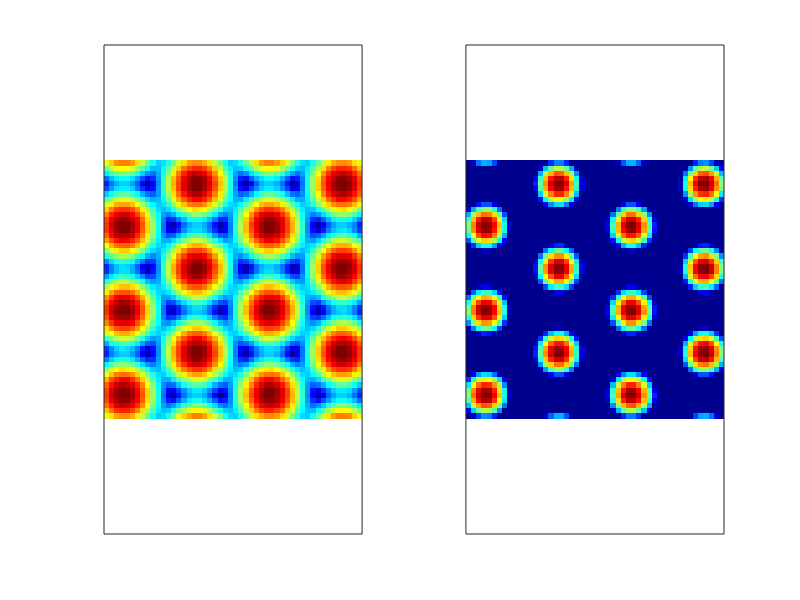

Source code (MATLAB):
clear;

phz=NaN(12,6); %VCO phases are defined by a 12x6 matrix representing the output from a matrix of theta CPGs in Fig. 7C
rotation_angle = 0; %orientation of the tuning function is zero by default
q=0.65; % spike threshold is 0.65 by default

%%  Note that above, the phz matrix is assigned to all NaNs, meaning that the target neuron
%%  receives no input from any ring oscillator. Assigning a value of N=1-12 to an entry of the 
%%  phz matrix causes the target neuron to receive input from the theta cell at the Nth position
%%  in the ring oscillator at the corresponding matrix position. For example, phz(8,4)=10 causes 
%%  the target neuron to receive input from the 10th theta cell in the ring at row 8, column 4.
%%  Note that this scheme only permits the target neuron to receive input from one theta cell 
%%  per ring, and that by default, the weights of all inputs are uniformly equal to one.

%%%1) border cell against bottom edge in square box
% phz(10,:)=[3 4 6 8 12 10];

%%%2) large spacing entorhinal grid cell in square box 
%phz(:,4)=[10 NaN NaN NaN 10 NaN NaN NaN 4 NaN NaN NaN];

%%%3) small spacing entorhinal grid cell in square box 
phz(:,5)=[NaN 4 NaN NaN NaN 10 NaN NaN NaN 4 NaN NaN];

%%%4) single-field CA3 place cell in square box
% rotation_angle = 8*pi/6; %orientation of the tuning function is zero by default
% phz(:,3)=   [12    12     1     1     1     1     1     1    12    11    11    11];
% phz(:,4)=   [11    12     1     1     1     1     1     1    11    11    11    11];
% phz(:,5)=   [11    12     1     2     3     2     1     1    11    10     9    10];

%%%5) curved edge border cell in cylinder 
%   phz(12,:)=[2 2 3 5 8 2];
%   phz(1,:)=[2 2 3 5 8 2];
%   phz(2,:)=[2 2 3 5 8 2];
%   phz(3,:)=[2 2 3 5 8 2];
%   phz(4,:)=[2 2 3 5 8 2];
%   phz(5,:)=[2 2 3 5 8 2];
%   q=.75

%%%6) lumpy border cell against right edge in square box
% phz(1,:)=[2 3 4 6 9 4];
% phz(3,3:4)=[7 1]

%%%7) multi-field dentate place cell in square box 
%    phz(:,3)=   [ 9     1     2     2     8     5     3     8     9     9     5     3];
%    phz(:,4)=   [ 4     1     4     1     6     1     2     5     6    10    10    12];
%    phz(:,5)=   [ 1     3     3    11     8     1     1     6     7     3     7     5];

 
cells_per_ring = 12; %number of theta cells assumed to reside in each ring oscillator CPG
cell_phases=(0:(cells_per_ring-1))*2*pi/cells_per_ring; %phases for each cell in a VCO ring
phz=(phz./12)*2*pi; %convert phase matrix from cell numbers to VCO phases

figure(3);
clf
nrows=6; %number of rows in the CPG matrix
ncols=12; %number of columns in the CPG matrix
        Nmesh=50;
        MAX=5;
        ss=linspace(-MAX,MAX,Nmesh);
        [xx,yy]=meshgrid(ss,ss);
        
minrho=0.14; %smallest preferred vector length in the VCO matrix

cosnum=1; Esum=[];

for col=1:ncols
    theta(col,1:nrows)=pi+rotation_angle+(((col-1))/12)*2*pi; %assign the orientations of preferred vectors by column
    for row=1:nrows
         rho(col,row)=minrho*(sqrt(3)^(row-1)); 
        if isnan(phz(col,row)); %assign which cell in this ring projects to the target
            weight(col,row)=0; %weighting coefficient is 1 for the projection cell, implicitly 0 for all others
        else
            weight(col,row)=1; %weighting coefficient is 1 for the projection cell, implicitly 0 for all others
            px=cos(-theta(col,row));
            py=sin(-theta(col,row));
            %analytic signal
            s(cosnum,:,:)=exp(i*(rho(col,row)*px*xx + rho(col,row)*py*yy+phz(col,row)));
         if isempty(Esum);
             Esum=squeeze(s(cosnum,:,:));
         else
             Esum=Esum+squeeze(s(cosnum,:,:));
         end        
            cosnum=cosnum+1;
        end
    end
end

  
        Esum=abs(Esum);
  
        subplot(1,2,1);
        imagesc(ss,ss,Esum)
        axis equal
        axis tight
        colormap jet;
        set(gca,'xtick',[],'ytick',[]);
%colorbar;

        subplot(1,2,2);
        Emax=max(Esum(:));
        EE=max(0, Esum-q*Emax);
        EEmax=max(EE(:));

        imagesc(ss,ss,EE/EEmax)
        axis equal
        axis tight
        colormap jet;
        set(gca,'xtick',[],'ytick',[]);
